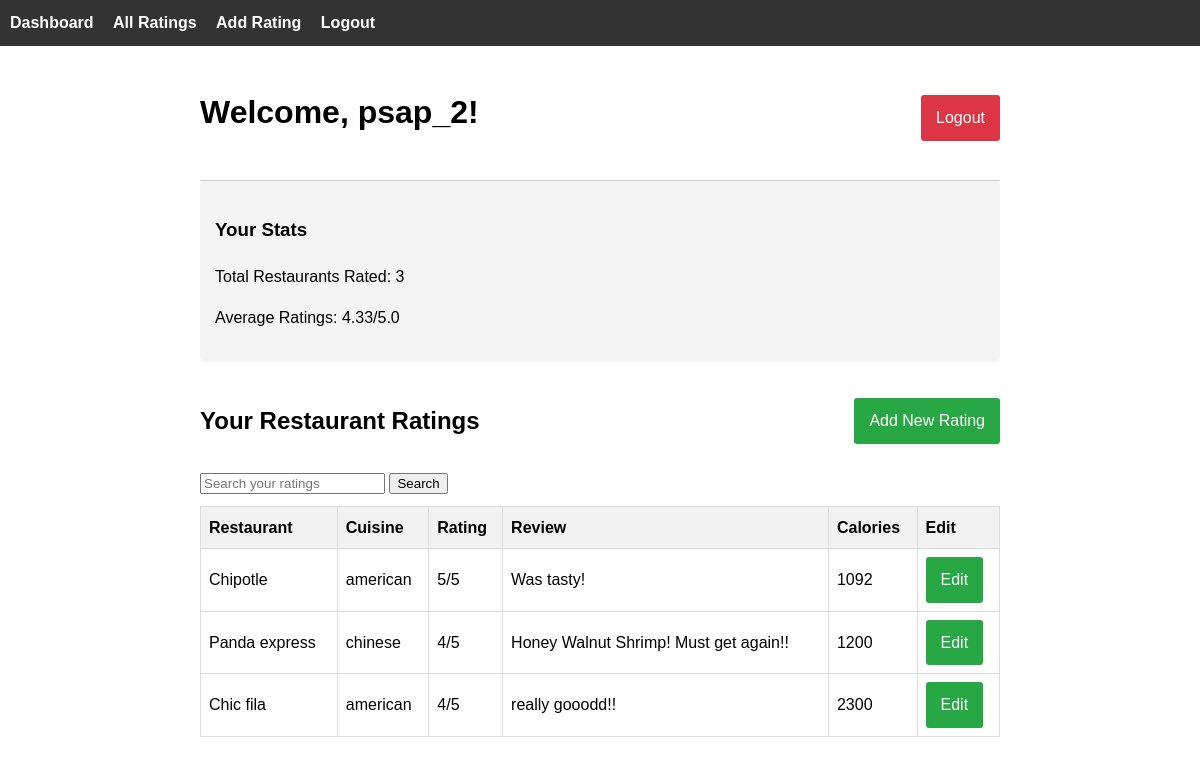
The page /dashboard (signed in) on the database as committed earlier.
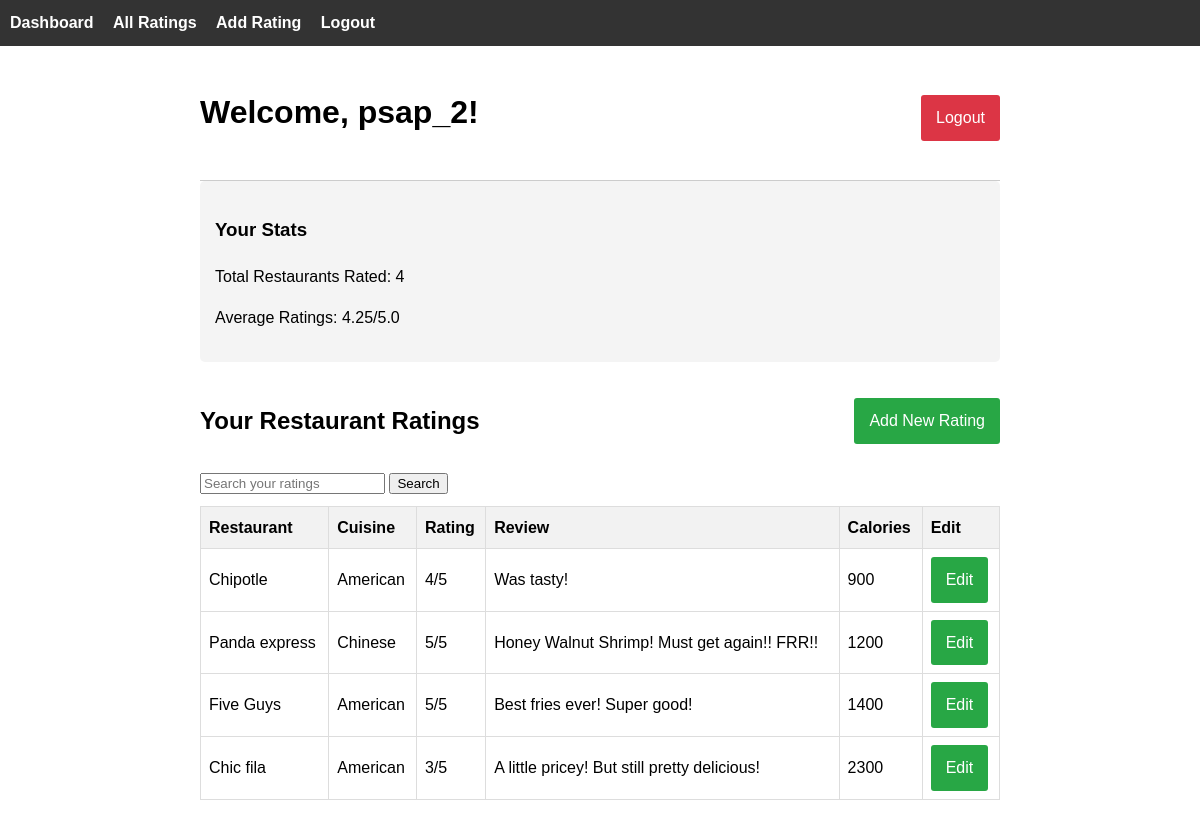
The same page on the database as committed later.
### models.py (models this page shows)
class RestaurantRating(db.Model):
    id = db.Column(db.Integer, primary_key=True)
    user_id = db.Column(db.Integer, db.ForeignKey('user.id'), nullable=False)  # foreign key to the user model
    restaurant_name = db.Column(db.String(100), nullable=False)
    rating = db.Column(db.Integer, nullable=False)
    cuisine_type = db.Column(db.String(50), nullable=False)
    meal_date = db.Column(db.Date, default=date.today)
    review = db.Column(db.Text, nullable=True)
    calories = db.Column(db.Integer, nullable=True)
    is_anonymous = db.Column(db.Boolean, default=False) #adding anomylity
    user = db.relationship('User', backref='ratings', lazy=True)  # relationship to the User model

### app.py (the view)
@app.route('/dashboard', methods=['GET', 'POST'])
@login_required
def dashboard():
    search_query = request.args.get('search', '')
    if search_query:
        ratings = RestaurantRating.query.filter(
            RestaurantRating.user_id == current_user.id,
            (RestaurantRating.restaurant_name.ilike(f'%{search_query}%') |
             RestaurantRating.cuisine_type.ilike(f'%{search_query}%'))
        ).order_by(RestaurantRating.meal_date.desc()).all()
    else:
        ratings = RestaurantRating.query.filter_by(user_id=current_user.id).order_by(RestaurantRating.meal_date.desc()).all()
    total_ratings = len(ratings)
    avg_rating = sum(rating.rating for rating in ratings) / total_ratings if ratings else 0
    return render_template('dashboard.html',
                           username=current_user.username,
                           ratings=ratings,
                           total_ratings=total_ratings,
                           avg_rating=round(avg_rating, 2))

### app.py (called while the page is built)
@login_manager.user_loader
def load_user(user_id):
    return User.query.get(int(user_id))

### templates/dashboard.html (shortened to what this page needs)
{% extends "base.html" %}
{% block content %}
<div class="header">
<h1>Welcome, {{ username }}!</h1>
<a href="{{ url_for('logout') }}" class="btn btn-danger">Logout</a>
</div>
<div class="stats">
<h3>Your Stats</h3>
<p>Total Restaurants Rated: {{ total_ratings }}</p>
<p>Average Ratings: {{ avg_rating }}/5.0</p>
</div>
<div>
<div style="display: flex; justify-content: space-between; align-items: center; margin-bottom: 10px;">
    <h2>Your Restaurant Ratings</h2>
    <a href="{{ url_for('add_rating') }}" class="btn btn-primary">Add New Rating</a>
</div>
<div style="margin-bottom: 10px;">
    <form method="GET" action="{{ url_for('dashboard') }}">
        <input type="text" name="search" placeholder="Search your ratings" value="{{ request.args.get('search', '') }}">
        <button type="submit">Search</button>
    </form>
</div>
{% if ratings %}
    <table class="ratings-table">
        <thead>
            <tr>
                <th>Restaurant</th>
                <th>Cuisine</th>
                <th>Rating</th>
                <th>Review</th>
                <th>Calories</th>
                <th>Edit</th>
            </tr>
        </thead>
        <tbody>
            {% for rating in ratings %}
            <tr>
                <td>{{ rating.restaurant_name }}</td>
                <td>{{ rating.cuisine_type }}</td>
                <td>{{ rating.rating }}/5</td>
                <td>{{ rating.review or 'No review' }}</td>
                <td>{{ rating.calories }}</td>
                <td><a href="{{ url_for('edit_rating', rating_id=rating.id) }}" class="btn btn-primary">Edit</a></td>
            </tr>
            {% endfor %}
        </tbody>
    </table>
{% else %}
    <p>You haven't added any restaurant ratings yet.</p>
{% endif %}
</div>
{% endblock %}

Rows that differ between the two databases and show on the page:
changed RestaurantRating "Chipotle": cuisine_type "american" → "American"; rating "5" → "4"; calories "1092" → "900"
changed RestaurantRating "Panda express": cuisine_type "chinese" → "Chinese"; rating "4" → "5"; review "Honey Walnut Shrimp! Must get again!!" → "Honey Walnut Shrimp! Must get again!! FRR!!"
added RestaurantRating: restaurant_name "Five Guys", cuisine_type "American", rating "5", review "Best fries ever! Super good!", calories "1400"
changed RestaurantRating "Chic fila": cuisine_type "american" → "American"; rating "4" → "3"; review "really gooodd!!" → "A little pricey! But still pretty delicious!"
Other text that changed with them:
{{ total_ratings }}: "3" → "4"
{{ avg_rating }}: "4.33" → "4.25"
